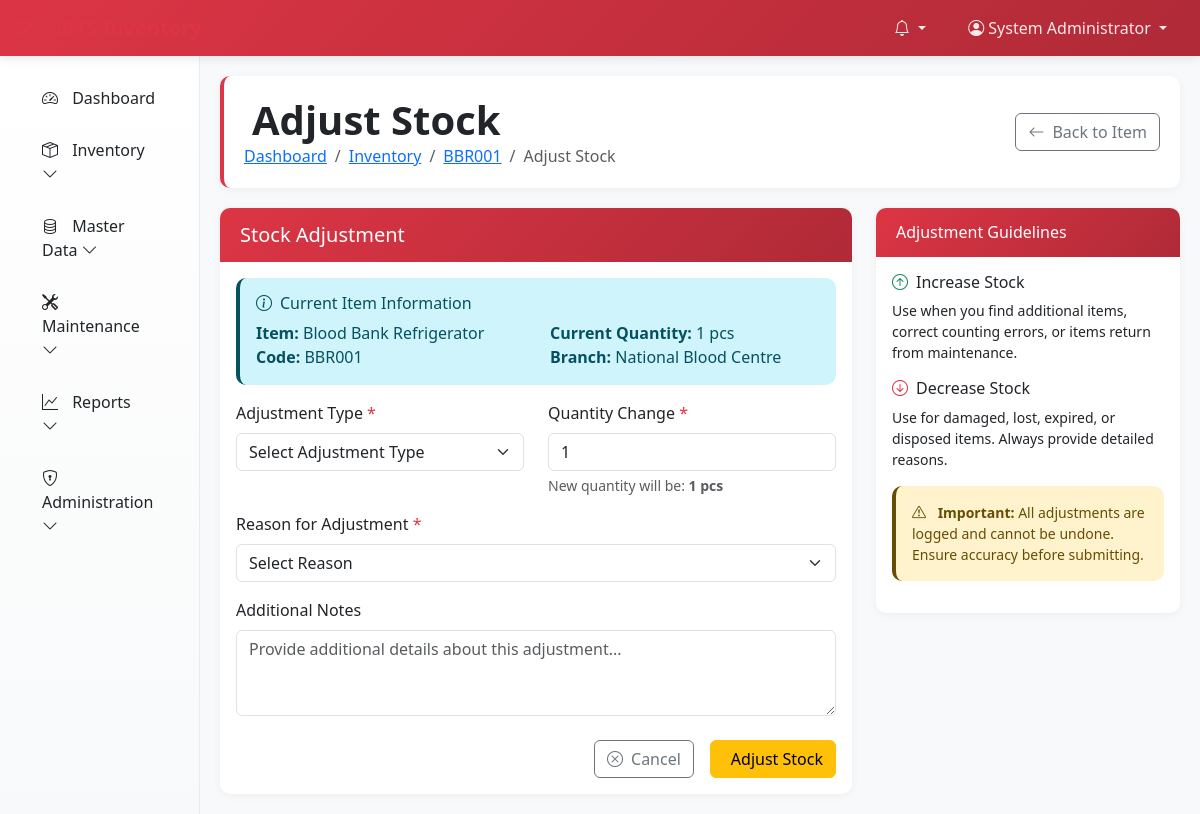
/pages/inventory/adjust.php?inventory_id=3 (signed in), run on the app's committed database.
### tables this page shows
CREATE TABLE IF NOT EXISTS `inventory` (
  `id` int NOT NULL AUTO_INCREMENT,
  `item_id` int NOT NULL,
  `branch_id` int NOT NULL,
  `serial_number` varchar(100) DEFAULT NULL,
  `batch_number` varchar(100) DEFAULT NULL,
  `purchase_date` date DEFAULT NULL,
  `supplier_id` int DEFAULT NULL,
  `allocation_id` int DEFAULT NULL,
  `is_allocated` tinyint(1) DEFAULT '0',
  `invoice_number` varchar(100) DEFAULT NULL,
  `warranty_start_date` date DEFAULT NULL,
  `warranty_end_date` date DEFAULT NULL,
  `installation_date` date DEFAULT NULL,
  `location` varchar(200) DEFAULT NULL,
  `assigned_staff` varchar(100) DEFAULT NULL,
  `status` enum('active','maintenance','repair','disposed','lost','damaged') NOT NULL DEFAULT 'active',
  `quantity` int NOT NULL DEFAULT '1',
  `unit_cost` decimal(10,2) DEFAULT '0.00',
  `total_cost` decimal(10,2) DEFAULT '0.00',
  `qr_code` varchar(255) DEFAULT NULL,
  `notes` text,
  `created_at` timestamp NULL DEFAULT CURRENT_TIMESTAMP,
  `updated_at` timestamp NULL DEFAULT CURRENT_TIMESTAMP ON UPDATE CURRENT_TIMESTAMP,
  PRIMARY KEY (`id`),
  KEY `item_id` (`item_id`),
  KEY `branch_id` (`branch_id`),
  KEY `supplier_id` (`supplier_id`),
  KEY `idx_serial` (`serial_number`),
  KEY `idx_status` (`status`),
  KEY `idx_warranty` (`warranty_end_date`)
);

CREATE TABLE IF NOT EXISTS `items` (
  `id` int NOT NULL AUTO_INCREMENT,
  `name` varchar(200) NOT NULL,
  `code` varchar(50) NOT NULL,
  `category_id` int NOT NULL,
  `brand` varchar(100) DEFAULT NULL,
  `model` varchar(100) DEFAULT NULL,
  `description` text,
  `unit_of_measure` varchar(20) DEFAULT 'pcs',
  `unit_cost` decimal(10,2) DEFAULT '0.00',
  `reorder_level` int DEFAULT '0',
  `qr_code` varchar(255) DEFAULT NULL,
  `is_active` tinyint(1) NOT NULL DEFAULT '1',
  `created_at` timestamp NULL DEFAULT CURRENT_TIMESTAMP,
  `updated_at` timestamp NULL DEFAULT CURRENT_TIMESTAMP ON UPDATE CURRENT_TIMESTAMP,
  PRIMARY KEY (`id`),
  UNIQUE KEY `code` (`code`),
  KEY `category_id` (`category_id`)
);

CREATE TABLE IF NOT EXISTS `branches` (
  `id` int NOT NULL AUTO_INCREMENT,
  `name` varchar(100) NOT NULL,
  `code` varchar(20) NOT NULL,
  `address` text NOT NULL,
  `city` varchar(50) NOT NULL,
  `district` varchar(50) NOT NULL,
  `phone` varchar(20) DEFAULT NULL,
  `email` varchar(100) DEFAULT NULL,
  `manager_name` varchar(100) DEFAULT NULL,
  `is_active` tinyint(1) NOT NULL DEFAULT '1',
  `created_at` timestamp NULL DEFAULT CURRENT_TIMESTAMP,
  `updated_at` timestamp NULL DEFAULT CURRENT_TIMESTAMP ON UPDATE CURRENT_TIMESTAMP,
  PRIMARY KEY (`id`),
  UNIQUE KEY `code` (`code`)
);

### config/database.php (called while the page is built, shortened)
<?php
function getDatabaseConnection() {
    static $connection = null;
    if ($connection === null) {
        try {
            $connection = new mysqli(DB_HOST, DB_USERNAME, DB_PASSWORD, DB_NAME);
            $connection->set_charset(DB_CHARSET);
            $connection->query("SET time_zone = '+05:30'");
        } catch (Exception $e) {
            error_log("Database connection error: " . $e->getMessage());
            die("Database connection failed. Please check configuration.");
        }
    }
    return $connection;
}
function executeQuery($query, $params = [], $types = '') {
    $conn = getDatabaseConnection();
    $stmt = $conn->prepare($query);
    if (!empty($params)) {
        $stmt->bind_param($types, ...$params);
    }
    $result = $stmt->execute();
    return $stmt;
}
function fetchSingle($query, $params = [], $types = '') {
    $stmt = executeQuery($query, $params, $types);
    $result = $stmt->get_result();
    return $result->fetch_assoc();
}
?>

### pages/inventory/adjust.php (the view, shortened to what this page needs)
<?php
$inventory_id = (int)($_GET['inventory_id'] ?? 0);
$inventory = fetchSingle(
    "SELECT inv.*, i.name as item_name, i.code as item_code, i.unit_of_measure,
            b.name as branch_name
     FROM inventory inv
     JOIN items i ON inv.item_id = i.id
     JOIN branches b ON inv.branch_id = b.id
     WHERE inv.id = ?",
    [$inventory_id],
    'i'
);
include '../../includes/header.php';
?>
<div class="page-header fade-in">
    <div class="d-flex justify-content-between align-items-center">
        <div>
            <h1><i class="bi bi-plus-minus me-2"></i>Adjust Stock</h1>
            <nav aria-label="breadcrumb">
                <ol class="breadcrumb">
                    <li class="breadcrumb-item"><a href="<?php echo BASE_URL; ?>/pages/dashboard.php">Dashboard</a></li>
                    <li class="breadcrumb-item"><a href="index.php">Inventory</a></li>
                    <li class="breadcrumb-item"><a href="view.php?id=<?php echo $inventory['id']; ?>"><?php echo htmlspecialchars($inventory['item_code']); ?></a></li>
                    <li class="breadcrumb-item active">Adjust Stock</li>
                </ol>
            </nav>
        </div>
        <div>
            <a href="view.php?id=<?php echo $inventory['id']; ?>" class="btn btn-outline-secondary">
                <i class="bi bi-arrow-left me-2"></i>Back to Item
            </a>
        </div>
    </div>
</div>
<div class="row">
    <div class="col-lg-8">
        <div class="card fade-in">
            <div class="card-header">
                <h5 class="mb-0">Stock Adjustment</h5>
            </div>
            <div class="card-body">
                <div class="alert alert-info">
                    <h6><i class="bi bi-info-circle me-2"></i>Current Item Information</h6>
                    <div class="row">
                        <div class="col-md-6">
                            <strong>Item:</strong> <?php echo htmlspecialchars($inventory['item_name']); ?><br>
                            <strong>Code:</strong> <?php echo htmlspecialchars($inventory['item_code']); ?>
                        </div>
                        <div class="col-md-6">
                            <strong>Current Quantity:</strong> <?php echo number_format($inventory['quantity']); ?> <?php echo htmlspecialchars($inventory['unit_of_measure']); ?><br>
                            <strong>Branch:</strong> <?php echo htmlspecialchars($inventory['branch_name']); ?>
                        </div>
                    </div>
                </div>
                <form method="POST" id="adjustForm">
                    <div class="row">
                        <div class="col-md-6 mb-3">
                            <label for="adjustment_type" class="form-label">Adjustment Type <span class="text-danger">*</span></label>
                            <select class="form-select" id="adjustment_type" name="adjustment_type" required onchange="updateAdjustmentInfo()">
                                <option value="">Select Adjustment Type</option>
                            </select>
                        </div>
                        <div class="col-md-6 mb-3">
                            <label for="quantity_change" class="form-label">Quantity Change <span class="text-danger">*</span></label>
                            <input type="number" class="form-control" id="quantity_change" name="quantity_change"
                                   value="<?php echo htmlspecialchars($_POST['quantity_change'] ?? '1'); ?>"
                                   min="1" required onchange="calculateNewQuantity()">
                            <div class="form-text">
                                New quantity will be: <span id="new-quantity" class="fw-bold">-</span>
                            </div>
                        </div>
                    </div>
                    <div class="mb-3">
                        <label for="reason" class="form-label">Reason for Adjustment <span class="text-danger">*</span></label>
                        <select class="form-select" id="reason" name="reason" required>
                            <option value="">Select Reason</option>
                        </select>
                    </div>
                    <div class="mb-4">
                        <label for="notes" class="form-label">Additional Notes</label>
                        <textarea class="form-control" id="notes" name="notes" rows="3"
                                  placeholder="Provide additional details about this adjustment..."><?php echo htmlspecialchars($_POST['notes'] ?? ''); ?></textarea>
                    </div>
                    <div class="d-grid gap-2 d-md-flex justify-content-md-end">
                        <a href="view.php?id=<?php echo $inventory['id']; ?>" class="btn btn-outline-secondary me-md-2">
                            <i class="bi bi-x-circle me-2"></i>Cancel
                        </a>
                        <button type="submit" class="btn btn-warning">
                            <i class="bi bi-plus-minus me-2"></i>Adjust Stock
                        </button>
                    </div>
                </form>
            </div>
        </div>
    </div>
    <div class="col-lg-4">
        <div class="card fade-in">
            <div class="card-header">
                <h6 class="mb-0">Adjustment Guidelines</h6>
            </div>
            <div class="card-body">
                <div class="mb-3">
                    <h6><i class="bi bi-arrow-up-circle text-success me-2"></i>Increase Stock</h6>
                    <div class="small">
                        Use when you find additional items, correct counting errors, or items return from maintenance.
                    </div>
                </div>
                <div class="mb-3">
                    <h6><i class="bi bi-arrow-down-circle text-danger me-2"></i>Decrease Stock</h6>
                    <div class="small">
                        Use for damaged, lost, expired, or disposed items. Always provide detailed reasons.
                    </div>
                </div>
                <div class="alert alert-warning small">
                    <i class="bi bi-exclamation-triangle me-2"></i>
                    <strong>Important:</strong> All adjustments are logged and cannot be undone. Ensure accuracy before submitting.
                </div>
            </div>
        </div>
    </div>
</div>
<?php
include '../../includes/footer.php';
?>

### includes/header.php (style rules this page uses)
:root { --nbts-primary: #dc3545; --nbts-secondary: #0d6efd; --nbts-success: #198754; --nbts-warning: #ffc107; --nbts-danger: #dc3545; --nbts-info: #0dcaf0; --nbts-light: #f8f9fa; --nbts-dark: #212529; }
.page-header { background: white; padding: 20px; border-radius: 10px; box-shadow: 0 2px 10px rgba(0,0,0,0.05); margin-bottom: 20px; border-left: 4px solid var(--nbts-primary); }
.page-header h1 { margin: 0; color: var(--nbts-dark); font-weight: 600; }
.page-header .breadcrumb { margin: 0; background: none; padding: 0; }
.card { border: none; border-radius: 10px; box-shadow: 0 2px 10px rgba(0,0,0,0.05); transition: transform 0.3s ease, box-shadow 0.3s ease; }
.card-header { background: linear-gradient(135deg, var(--nbts-primary), #b02a37); color: white; border-radius: 10px 10px 0 0 !important; padding: 15px 20px; border: none; font-weight: 600; }
.alert { border: none; border-radius: 10px; border-left: 4px solid; }
.fade-in { animation: fadeIn 0.5s ease-in-out; }

### data on the page
inventory: item.code "BBR001", item.name "Blood Bank Refrigerator", quantity "1", item.unit_of_measure "pcs", branch.name "National Blood Centre"

### other printed values
$_SESSION['user_name'] "System Administrator"
